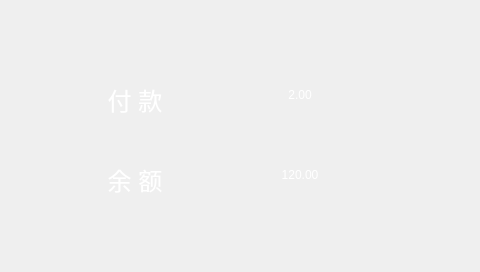
<?xml version="1.0" encoding="UTF-8"?>
<ui version="4.0">
 <class>tradeDialog</class>
 <widget class="QDialog" name="tradeDialog">
  <property name="geometry">
   <rect>
    <x>0</x>
    <y>0</y>
    <width>480</width>
    <height>272</height>
   </rect>
  </property>
  <property name="cursor">
   <cursorShape>BlankCursor</cursorShape>
  </property>
  <property name="windowTitle">
   <string>Dialog</string>
  </property>
  <property name="styleSheet">
   <string notr="true">#tradeDialog{ 
border-image: url(:/images/bd2.jpg);
}</string>
  </property>
  <widget class="QLabel" name="debitNameLabel">
   <property name="geometry">
    <rect>
     <x>100</x>
     <y>80</y>
     <width>70</width>
     <height>40</height>
    </rect>
   </property>
   <property name="styleSheet">
    <string notr="true">color: rgb(255, 255, 255);
font: 75 16pt &quot;微软雅黑&quot;;</string>
   </property>
   <property name="text">
    <string>&lt;html&gt;&lt;head/&gt;&lt;body&gt;&lt;p&gt;&lt;span style=&quot; font-size:18pt;&quot;&gt;付 款&lt;/span&gt;&lt;/p&gt;&lt;/body&gt;&lt;/html&gt;</string>
   </property>
   <property name="alignment">
    <set>Qt::AlignCenter</set>
   </property>
  </widget>
  <widget class="QLabel" name="balanceNameLabel">
   <property name="geometry">
    <rect>
     <x>100</x>
     <y>160</y>
     <width>70</width>
     <height>40</height>
    </rect>
   </property>
   <property name="styleSheet">
    <string notr="true">color: rgb(255, 255, 255);
font: 75 16pt &quot;微软雅黑&quot;;</string>
   </property>
   <property name="text">
    <string>&lt;html&gt;&lt;head/&gt;&lt;body&gt;&lt;p&gt;&lt;span style=&quot; font-size:18pt;&quot;&gt;余 额&lt;/span&gt;&lt;/p&gt;&lt;/body&gt;&lt;/html&gt;</string>
   </property>
   <property name="alignment">
    <set>Qt::AlignCenter</set>
   </property>
  </widget>
  <widget class="QLabel" name="debitLabel">
   <property name="geometry">
    <rect>
     <x>210</x>
     <y>65</y>
     <width>180</width>
     <height>60</height>
    </rect>
   </property>
   <property name="styleSheet">
    <string notr="true">
font: 48pt &quot;Swis721 Blk BT&quot;;
color: rgb(255, 255, 255);</string>
   </property>
   <property name="text">
    <string>2.00</string>
   </property>
   <property name="alignment">
    <set>Qt::AlignCenter</set>
   </property>
  </widget>
  <widget class="QLabel" name="balanceLabel">
   <property name="geometry">
    <rect>
     <x>210</x>
     <y>145</y>
     <width>180</width>
     <height>60</height>
    </rect>
   </property>
   <property name="styleSheet">
    <string notr="true">
font: 48pt &quot;Swis721 Blk BT&quot;;
color: rgb(255, 255, 255);</string>
   </property>
   <property name="text">
    <string>120.00</string>
   </property>
   <property name="alignment">
    <set>Qt::AlignCenter</set>
   </property>
  </widget>
 </widget>
 <resources/>
 <connections/>
</ui>
